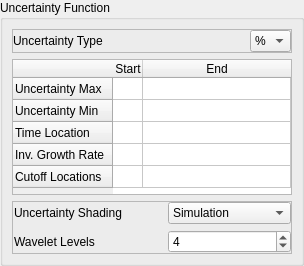
                  <widget class="QWidget" name="UncertaintyFunctionPage">
                   <layout class="QGridLayout" name="gridLayout_54">
                    <property name="leftMargin">
                     <number>0</number>
                    </property>
                    <property name="topMargin">
                     <number>0</number>
                    </property>
                    <property name="rightMargin">
                     <number>0</number>
                    </property>
                    <property name="bottomMargin">
                     <number>0</number>
                    </property>
                    <item row="0" column="0">
                     <widget class="QGroupBox" name="groupBox_4">
                      <property name="sizePolicy">
                       <sizepolicy hsizetype="Preferred" vsizetype="Minimum">
                        <horstretch>0</horstretch>
                        <verstretch>0</verstretch>
                       </sizepolicy>
                      </property>
                      <property name="title">
                       <string>Uncertainty Function</string>
                      </property>
                      <layout class="QGridLayout" name="gridLayout_57">
                       <item row="2" column="0">
                        <widget class="QFrame" name="frame_32">
                         <property name="frameShape">
                          <enum>QFrame::StyledPanel</enum>
                         </property>
                         <property name="frameShadow">
                          <enum>QFrame::Raised</enum>
                         </property>
                         <layout class="QGridLayout" name="gridLayout_64">
                          <property name="leftMargin">
                           <number>1</number>
                          </property>
                          <property name="topMargin">
                           <number>0</number>
                          </property>
                          <property name="rightMargin">
                           <number>0</number>
                          </property>
                          <property name="bottomMargin">
                           <number>0</number>
                          </property>
                          <item row="1" column="1">
                           <widget class="QLabel" name="label_18">
                            <property name="text">
                             <string>Uncertainty Shading</string>
                            </property>
                           </widget>
                          </item>
                          <item row="1" column="3">
                           <widget class="QComboBox" name="unc_shading_box">
                            <property name="currentIndex">
                             <number>1</number>
                            </property>
                            <item>
                             <property name="text">
                              <string>Smoothed Signal</string>
                             </property>
                            </item>
                            <item>
                             <property name="text">
                              <string>Simulation</string>
                             </property>
                            </item>
                            <item>
                             <property name="text">
                              <string>None</string>
                             </property>
                            </item>
                           </widget>
                          </item>
                          <item row="2" column="1">
                           <widget class="QLabel" name="label_17">
                            <property name="text">
                             <string>Wavelet Levels</string>
                            </property>
                           </widget>
                          </item>
                          <item row="2" column="3">
                           <widget class="QSpinBox" name="wavelet_levels_box">
                            <property name="minimum">
                             <number>1</number>
                            </property>
                            <property name="maximum">
                             <number>15</number>
                            </property>
                            <property name="value">
                             <number>4</number>
                            </property>
                           </widget>
                          </item>
                          <item row="1" column="2">
                           <spacer name="horizontalSpacer_34">
                            <property name="orientation">
                             <enum>Qt::Horizontal</enum>
                            </property>
                            <property name="sizeHint" stdset="0">
                             <size>
                              <width>40</width>
                              <height>20</height>
                             </size>
                            </property>
                           </spacer>
                          </item>
                         </layout>
                        </widget>
                       </item>
                       <item row="1" column="0">
                        <widget class="QTableWidget" name="unc_fcn_table">
                         <property name="sizePolicy">
                          <sizepolicy hsizetype="Expanding" vsizetype="MinimumExpanding">
                           <horstretch>0</horstretch>
                           <verstretch>0</verstretch>
                          </sizepolicy>
                         </property>
                         <property name="maximumSize">
                          <size>
                           <width>16777215</width>
                           <height>136</height>
                          </size>
                         </property>
                         <property name="selectionMode">
                          <enum>QAbstractItemView::NoSelection</enum>
                         </property>
                         <attribute name="horizontalHeaderDefaultSectionSize">
                          <number>30</number>
                         </attribute>
                         <attribute name="horizontalHeaderMinimumSectionSize">
                          <number>20</number>
                         </attribute>
                         <attribute name="horizontalHeaderStretchLastSection">
                          <bool>true</bool>
                         </attribute>
                         <attribute name="verticalHeaderDefaultSectionSize">
                          <number>22</number>
                         </attribute>
                         <attribute name="verticalHeaderMinimumSectionSize">
                          <number>22</number>
                         </attribute>
                         <row>
                          <property name="text">
                           <string>Uncertainty Max</string>
                          </property>
                         </row>
                         <row>
                          <property name="text">
                           <string>Uncertainty Min </string>
                          </property>
                         </row>
                         <row>
                          <property name="text">
                           <string>Time Location</string>
                          </property>
                         </row>
                         <row>
                          <property name="text">
                           <string>Inv. Growth Rate</string>
                          </property>
                         </row>
                         <row>
                          <property name="text">
                           <string>Cutoff Locations</string>
                          </property>
                         </row>
                         <column>
                          <property name="text">
                           <string>Start</string>
                          </property>
                         </column>
                         <column>
                          <property name="text">
                           <string>End</string>
                          </property>
                         </column>
                        </widget>
                       </item>
                       <item row="0" column="0">
                        <widget class="QFrame" name="frame_33">
                         <property name="frameShape">
                          <enum>QFrame::StyledPanel</enum>
                         </property>
                         <property name="frameShadow">
                          <enum>QFrame::Raised</enum>
                         </property>
                         <layout class="QGridLayout" name="gridLayout_65">
                          <property name="leftMargin">
                           <number>0</number>
                          </property>
                          <property name="topMargin">
                           <number>0</number>
                          </property>
                          <property name="rightMargin">
                           <number>0</number>
                          </property>
                          <property name="bottomMargin">
                           <number>0</number>
                          </property>
                          <item row="0" column="0">
                           <widget class="QLabel" name="label_11">
                            <property name="text">
                             <string>Uncertainty Type</string>
                            </property>
                           </widget>
                          </item>
                          <item row="0" column="2">
                           <widget class="QComboBox" name="unc_type_box">
                            <property name="currentIndex">
                             <number>1</number>
                            </property>
                            <item>
                             <property name="text">
                              <string>±</string>
                             </property>
                            </item>
                            <item>
                             <property name="text">
                              <string>%</string>
                             </property>
                            </item>
                           </widget>
                          </item>
                          <item row="0" column="1">
                           <spacer name="horizontalSpacer_30">
                            <property name="orientation">
                             <enum>Qt::Horizontal</enum>
                            </property>
                            <property name="sizeHint" stdset="0">
                             <size>
                              <width>40</width>
                              <height>20</height>
                             </size>
                            </property>
                           </spacer>
                          </item>
                         </layout>
                        </widget>
                       </item>
                      </layout>
                     </widget>
                    </item>
                   </layout>
                  </widget>
